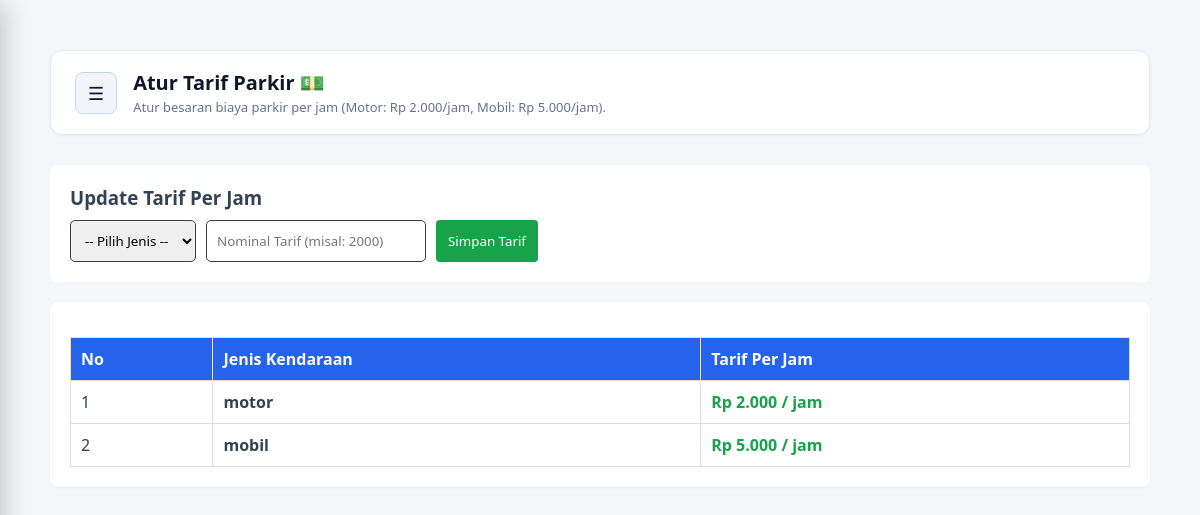
/admin/php-admin/tarif.php (signed in), run on the app's committed database.
### tables this page shows
CREATE TABLE `tb_tarif` (
  `id_tarif` int(11) NOT NULL,
  `jenis_kendaraan` enum('motor','mobil','lainnya') NOT NULL,
  `tarif_per_jam` decimal(10,0) NOT NULL
);

### admin/php-admin/tarif.php (the view, shortened to what this page needs)
<?php
require_once '../../config/koneksi.php';
$tarif_list = mysqli_query($koneksi, "SELECT * FROM tb_tarif ORDER BY id_tarif ASC");
?>
<!DOCTYPE html>
<html lang="id">
<head>
    <link rel="stylesheet" href="../css-admin/dashboard.css?v=<?= time(); ?>">
    <link rel="stylesheet" href="../css-admin/user.css?v=<?= time(); ?>">
</head>
<body>
    <div class="content">
        <div class="header">
            <div class="header-left">
                <button class="menu-toggle" id="btnToggle" title="Buka Menu">☰</button>
                <div>
                    <h2>Atur Tarif Parkir 💵</h2>
                    <p>Atur besaran biaya parkir per jam (Motor: Rp 2.000/jam, Mobil: Rp 5.000/jam).</p>
                </div>
            </div>
        </div>
        <div class="form-box">
            <h3>Update Tarif Per Jam</h3>
            <form action="" method="POST" style="display: flex; gap: 10px; flex-wrap: wrap; margin-top: 10px;">
                <select name="jenis_kendaraan" required>
                    <option value="">-- Pilih Jenis --</option>
                </select>
                <input type="number" name="tarif_per_jam" placeholder="Nominal Tarif (misal: 2000)" required>
                <button type="submit" name="simpan_tarif" class="btn btn-add">Simpan Tarif</button>
            </form>
        </div>
        <div style="overflow-x: auto; background: white; padding: 20px; border-radius: 8px; box-shadow: 0 1px 3px rgba(0,0,0,0.05);">
            <table>
                <thead>
                    <tr>
                        <th>No</th>
                        <th>Jenis Kendaraan</th>
                        <th>Tarif Per Jam</th>
                    </tr>
                </thead>
                <tbody>
                    <?php $no = 1; while($row = mysqli_fetch_assoc($tarif_list)): ?>
                    <tr>
                        <td><?= $no++; ?></td>
                        <td><b><?= htmlspecialchars($row['jenis_kendaraan']); ?></b></td>
                        <td><b style="color: #16a34a;">Rp <?= number_format($row['tarif_per_jam'], 0, ',', '.'); ?> / jam</b></td>
                    </tr>
                    <?php endwhile; ?>
                </tbody>
            </table>
        </div>
    </div>
</body>
</html>

### admin/css-admin/dashboard.css (style rules this page uses)
* { margin: 0; padding: 0; box-sizing: border-box; font-family: "Segoe UI", system-ui, -apple-system, sans-serif; }
body { background-color: #f8fafc; color: #334155; display: flex; min-height: 100vh; position: relative; overflow-x: hidden; }
.content { flex: 1; padding: 30px; overflow-y: auto; width: 100%; }
.header { background-color: #ffffff; padding: 18px 24px; border-radius: 12px; box-shadow: 0 1px 3px rgba(0, 0, 0, 0.05); margin-bottom: 30px; border: 1px solid #e2e8f0; }
.header-left { display: flex; align-items: center; gap: 16px; }
.menu-toggle { background-color: #f1f5f9; color: #0f172a; border: 1px solid #cbd5e1; padding: 8px 12px; border-radius: 8px; font-size: 18px; cursor: pointer; transition: all 0.2s ease; display: flex; align-items: center; justify-content: center; }
.header h2 { font-size: 20px; color: #0f172a; margin-bottom: 2px; }
.header p { color: #64748b; font-size: 13px; }

### admin/css-admin/user.css (style rules this page uses)
body { font-family: Arial, sans-serif; padding: 20px; background: #f4f6f9; }
table { width: 100%; border-collapse: collapse; background: #fff; margin-top: 15px; }
th, td { border: 1px solid #ddd; padding: 10px; text-align: left; }
th { background-color: #2563eb; color: white; }
.form-box { background: #fff; padding: 20px; border-radius: 8px; margin-bottom: 20px; }
.btn { padding: 8px 12px; border: none; cursor: pointer; text-decoration: none; display: inline-block; border-radius: 4px; }
.btn-add { background: #16a34a; color: white; padding: 12px; }
input, select { padding: 10px; border: #3e3f3f solid 1px; border-radius: 5px; }

### data on the page
tb_tarif: jenis_kendaraan "motor", tarif_per_jam "2.000"
tb_tarif: jenis_kendaraan "mobil", tarif_per_jam "5.000"
